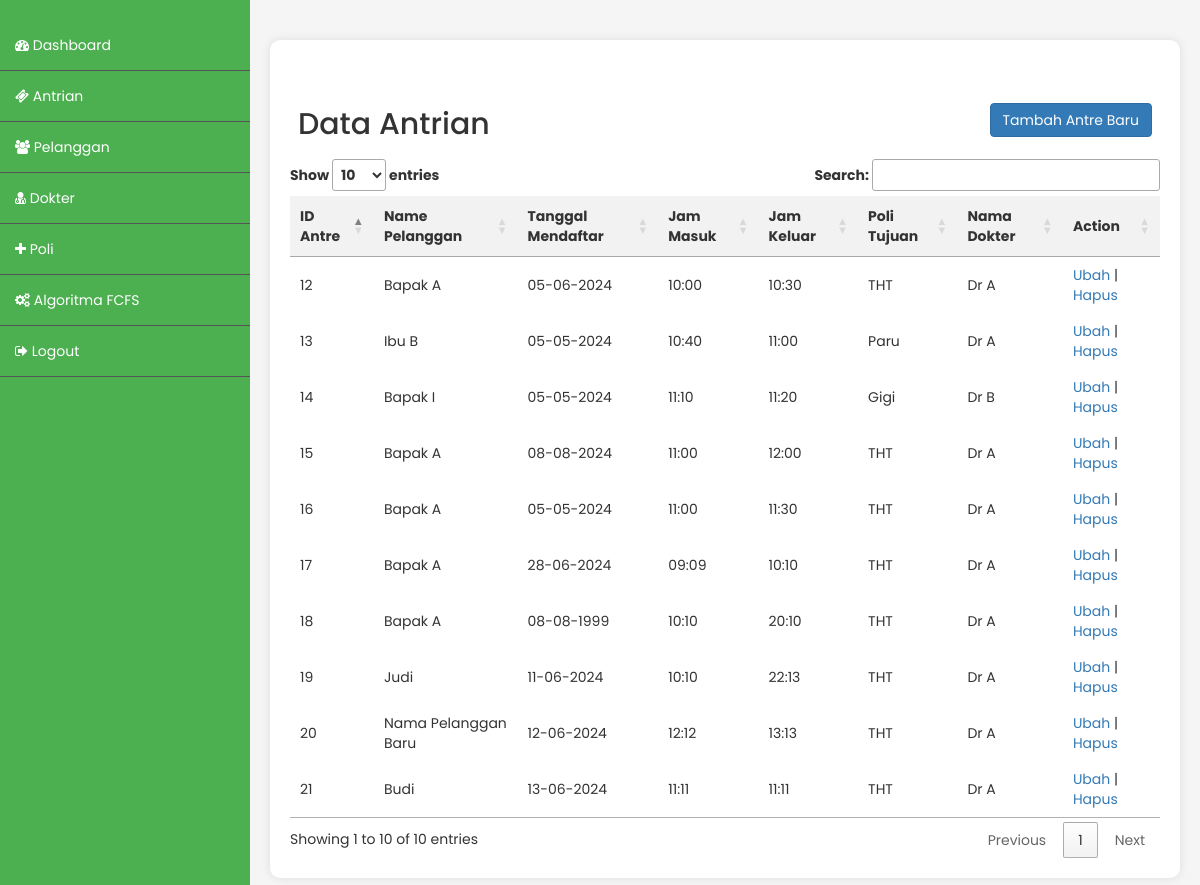
The page /index.php/admin/ticket on the database its author committed.
### tables this page shows
CREATE TABLE `ticket` (
  `id_ticket` int(255) NOT NULL,
  `id_pelanggan` int(255) NOT NULL,
  `tanggal_masuk` date DEFAULT NULL,
  `waktu_masuk` time DEFAULT NULL,
  `stamp_waktu` timestamp NOT NULL DEFAULT current_timestamp(),
  `waktu_keluar` time DEFAULT NULL,
  `id_poli` int(255) NOT NULL,
  `id_dokter` int(255) NOT NULL,
  `nama_guest` varchar(255) NOT NULL
);

CREATE TABLE `pelanggan` (
  `id_pelanggan` int(255) NOT NULL,
  `nama_pelanggan` varchar(255) NOT NULL,
  `nik` varchar(255) NOT NULL,
  `tempat_lahir` varchar(255) NOT NULL,
  `tanggal_lahir` date NOT NULL,
  `alamat` varchar(255) NOT NULL,
  `no_telp` varchar(255) NOT NULL
);

CREATE TABLE `poli` (
  `id_poli` int(255) NOT NULL,
  `nama_poli` varchar(255) NOT NULL
);

CREATE TABLE `dokter` (
  `id_dokter` int(255) NOT NULL,
  `nama_dokter` varchar(255) NOT NULL,
  `tempat_lahir` varchar(255) NOT NULL,
  `tanggal_lahir` date NOT NULL,
  `id_poli` int(255) NOT NULL,
  `no_telp` varchar(255) NOT NULL
);

### application/controllers/Admin.php (called while the page is built, shortened)
<?php
class Admin extends CI_Controller {
	public function __construct()
	{
		$this->load->model('akun_model');
		$this->load->model('crud_model');
	}
	public function ticket()
	{
		$data['array_ticket'] = $this->crud_model->mengambil_data_join('ticket',['poli','dokter','pelanggan']);
		$this->load->view('admin_ticket',$data);
	}
}

### index.php (called while the page is built, shortened)
<?php
require_once BASEPATH.'core/CodeIgniter.php';

### application/models/Crud_model.php (called while the page is built, shortened)
<?php
class Crud_model extends CI_Model{
	public function mengambil_data_join($nama_tabel,$array_tabel)
	{
		$this->db->select('*');
		$this->db->from($nama_tabel);
		foreach($array_tabel as $tabel){
			$this->db->join($tabel, $nama_tabel.'.id_'.$tabel.' = '.$tabel.'.id_'.$tabel.'');
		}
		$query = $this->db->get();
		return $query->result();
	}
}

### application/views/admin_ticket.php (the view, shortened to what this page needs)
<!DOCTYPE html>
<html lang="en">
<head>
<link rel="stylesheet" type="text/css" href="https://cdn.datatables.net/1.10.25/css/jquery.dataTables.css">
<link href="//maxcdn.bootstrapcdn.com/bootstrap/3.3.0/css/bootstrap.min.css" rel="stylesheet" id="bootstrap-css">
<link href="https://maxcdn.bootstrapcdn.com/font-awesome/4.7.0/css/font-awesome.min.css" rel="stylesheet">
<link rel="stylesheet" href="<?=base_url()?>/css/style.css">
</head>
<body>
<div class="content">
	<div class="status-info">
<table>
    <tr>
      <td class="title"><h2>Data Antrian</h2></td>
      <td class="button-container" style="text-align: right;">
        <a href="<?=site_url('admin/ticket_add')?>"><button type="button" class="btn btn-primary">Tambah Antre Baru</button></a>
      </td>
    </tr>
  </table>
	  <table id="productTable">
		<thead>
		  <tr>
			<th>ID Antre</th>
			<th>Name Pelanggan</th>
			<th>Tanggal Mendaftar</th>
			<th>Jam Masuk</th>
			<th>Jam Keluar</th>
			<th>Poli Tujuan</th>
			<th>Nama Dokter</th>
			<th>Action</th>
		  </tr>
		</thead>
		<tbody>
		<?php foreach($array_ticket as $ticket): ?>
		  <tr>
			<td><?=$ticket->id_ticket?></td>
			<td><?= $ticket->nama_guest != null ? $ticket->nama_guest  : $ticket->nama_pelanggan ?></td>
			<td><?=date("d-m-Y", strtotime($ticket->tanggal_masuk))?></td>
			<td><?=date("H:i", strtotime($ticket->waktu_masuk))?></td>
			<td><?=date("H:i", strtotime($ticket->waktu_keluar))?></td>
			<td><?=$ticket->nama_poli?></td>
			<td><?=$ticket->nama_dokter?></td>
			<td>
				<a href="<?=site_url('/admin/ticket_edit/'.$ticket->id_ticket)?>">Ubah</a> |
				<a href="<?=site_url('/admin/ticket_hapus/'.$ticket->id_ticket)?>">Hapus</a>
			</td>
		  </tr><?php endforeach; ?>
		</tbody>
	  </table>
	</div>
</div>
</body>
</html>

### css/style.css (style rules this page uses)
body { margin: 0; padding: 0; font-family: 'Poppins', sans-serif; background-color: #f5f5f5; }
.content { margin-left: 250px; padding: 20px; }
.content h2 { color: #333; }
.status-info { background-color: #fff; padding: 20px; border-radius: 10px; box-shadow: 0 0 10px rgba(0, 0, 0, 0.1); margin-top: 20px; }
table { width: 100%; border-collapse: collapse; margin-top: 20px; }
th, td { border: 1px solid #ddd; padding: 8px; text-align: left; }
th { background-color: #f2f2f2; }

### application/views/admin_ticket.php (style rules this page uses)
table { border-collapse: collapse; }
table, th, td { border: none; }

### rows shown on the page
ticket: id_ticket "12", id_pelanggan.nama_pelanggan "Bapak A", tanggal_masuk "05-06-2024", waktu_masuk "10:00", waktu_keluar "10:30", id_poli.nama_poli "THT", id_dokter.nama_dokter "Dr A"
ticket: id_ticket "13", id_pelanggan.nama_pelanggan "Ibu B", tanggal_masuk "05-05-2024", waktu_masuk "10:40", waktu_keluar "11:00", id_poli.nama_poli "Paru", id_dokter.nama_dokter "Dr A"
ticket: id_ticket "14", id_pelanggan.nama_pelanggan "Bapak I", tanggal_masuk "05-05-2024", waktu_masuk "11:10", waktu_keluar "11:20", id_poli.nama_poli "Gigi", id_dokter.nama_dokter "Dr B"
ticket: id_ticket "15", id_pelanggan.nama_pelanggan "Bapak A", tanggal_masuk "08-08-2024", waktu_masuk "11:00", waktu_keluar "12:00", id_poli.nama_poli "THT", id_dokter.nama_dokter "Dr A"
ticket: id_ticket "16", id_pelanggan.nama_pelanggan "Bapak A", tanggal_masuk "05-05-2024", waktu_masuk "11:00", waktu_keluar "11:30", id_poli.nama_poli "THT", id_dokter.nama_dokter "Dr A"
ticket: id_ticket "17", id_pelanggan.nama_pelanggan "Bapak A", tanggal_masuk "28-06-2024", waktu_masuk "09:09", waktu_keluar "10:10", id_poli.nama_poli "THT", id_dokter.nama_dokter "Dr A"
ticket: id_ticket "18", id_pelanggan.nama_pelanggan "Bapak A", tanggal_masuk "08-08-1999", waktu_masuk "10:10", waktu_keluar "20:10", id_poli.nama_poli "THT", id_dokter.nama_dokter "Dr A"
ticket: id_ticket "19", nama_guest "Judi", tanggal_masuk "11-06-2024", waktu_masuk "10:10", waktu_keluar "22:13", id_poli.nama_poli "THT", id_dokter.nama_dokter "Dr A"
ticket: id_ticket "20", nama_guest "Nama Pelanggan Baru", tanggal_masuk "12-06-2024", waktu_masuk "12:12", waktu_keluar "13:13", id_poli.nama_poli "THT", id_dokter.nama_dokter "Dr A"
ticket: id_ticket "21", id_pelanggan.nama_pelanggan "Budi", tanggal_masuk "13-06-2024", waktu_masuk "11:11", waktu_keluar "11:11", id_poli.nama_poli "THT", id_dokter.nama_dokter "Dr A"
